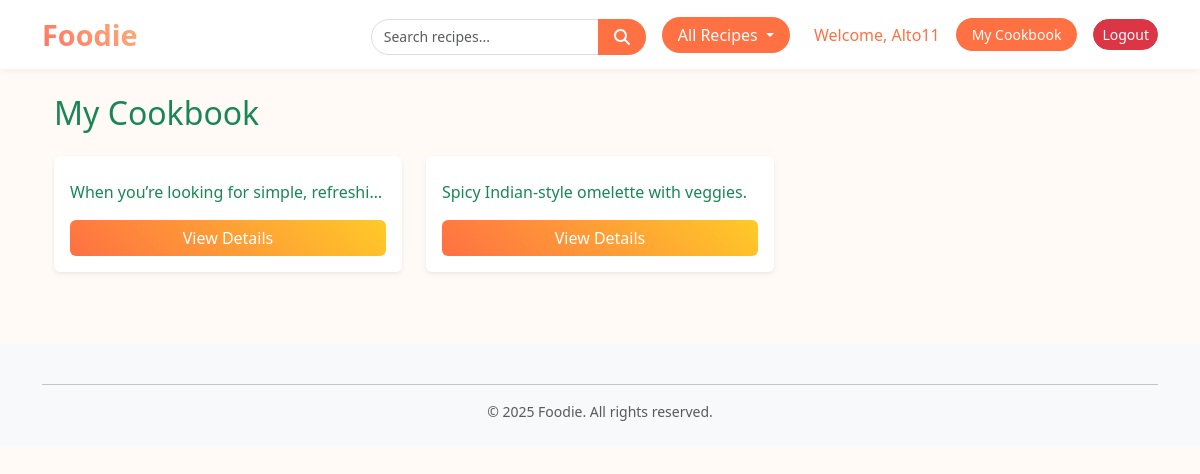
Page /recipes/my-favorites/ (signed in) on the committed database.
### recipes/models.py (models this page shows, shortened)
class Recipe(models.Model):
    name = models.CharField(max_length=100)
    description = models.TextField(null=True, blank=True)
    ingredients = models.TextField()
    directions = models.TextField()
    date_added = models.DateTimeField(auto_now_add=True, null=True, blank=True)
    category = models.ForeignKey(Category, on_delete=models.CASCADE)
    image = models.ImageField(
        upload_to='recipe_images/',  # path inside media folder
        null=True,                   # optional
         blank=True )
    user = models.ForeignKey(User, on_delete=models.CASCADE, related_name='recipes', null=True, default=1)
    favorited_by = models.ManyToManyField(
        User,
        related_name="favorite_recipes",
        blank=True
    )
    class Meta:
        ordering = ['date_added']

### recipes/views.py (the view)
# urls.py: path("my-favorites/", views.favorite_recipes, name="favorite_recipes"),
@login_required
def favorite_recipes(request):
    user = request.user
    favorites = user.favorite_recipes.all()
    context = {
        "recipes": favorites
    }
    return render(request, "recipes/favorites.html", context)

### recipes/forms.py
class SearchForm(forms.Form):
    query = forms.CharField(
        label='',
        widget=forms.TextInput(attrs={
            'placeholder': 'Search recipes',
            'class': 'form-control me-2'  # Bootstrap class for styling
        })
    )

### recipes/context_processors.py (called while the page is built)
def search_form(request):
    return {'search_form': SearchForm()}

### recipes/templates/recipes/favorites.html (shortened to what this page needs)
{% extends "base.html" %}
{% block content %}
<div class="container">
  <h2 class="text-success mb-4">My Cookbook</h2>
  {% if recipes.exists %}
  <div class="row">
    {% for recipe in recipes %}
    <div class="col-md-6 col-lg-4 mb-4">
      <div class="card shadow-sm border-0 h-100 d-flex flex-column">
        <div class="card-body d-flex flex-column">
          <p class="card-text text-success text-truncate">{{ recipe.description|truncatewords:20 }}</p>
          <div class="mt-auto">
            <a href="{% url 'recipes:recipe_detail' recipe.id %}" class="btn btn-gradient w-100">
              View Details
            </a>
          </div>
        </div>
      </div>
    </div>
    {% endfor %}
  </div>
  {% else %}
  <p class="text-muted">You have not added any recipes to your favorites (cookbook) yet.</p>
  {% endif %}
</div>
{% endblock %}

### templates/base.html (shortened to what this page needs)
{% load static %} {% load django_bootstrap5 %}
<!DOCTYPE html>
<html lang="en">
  <head>
    {% bootstrap_css %}
    <link
      href="https://cdnjs.cloudflare.com/ajax/libs/font-awesome/6.5.0/css/all.min.css"
      rel="stylesheet"
    />
  </head>
  <body>
    <header>
      <nav class="navbar navbar-expand-lg navbar-light fixed-top">
        <div class="container">
          <a class="navbar-brand" href="{% url 'foodie_app:index' %}">Foodie</a>
          <div class="collapse navbar-collapse" id="mainNav">
            <ul class="navbar-nav ms-auto">
              <li class="nav-item">
                <form
                  class="d-flex navbar-search ms-2"
                  action="{% url 'recipes:search_results' %}"
                  method="get"
                >
                  <div class="input-group">
                    <input
                      type="text"
                      name="query"
                      class="form-control form-control-sm search-input"
                      mt-3px
                      placeholder="Search recipes..."
                      value="{{ request.GET.query }}"
                    />
                    <button class="btn btn-foodie" type="submit">
                      <i class="fa fa-search"></i>
                    </button>
                  </div>
                </form>
              </li>
              <li class="nav-item dropdown">
                {% if user.is_authenticated %}
                <a
                  class="btn btn-foodie dropdown-toggle mx-2"
                  href="#"
                  id="recipesDropdown"
                  role="button"
                  data-bs-toggle="dropdown"
                  aria-expanded="false"
                >
                  All Recipes
                </a>
                {% endif %}
              </li>
              {% if user.is_authenticated %}
              <li class="nav-item d-flex align-items-center">
                <span class="navbar-text">
                  Welcome,
                  <a href="{% url 'accounts:edit_user_profile' %}"
                    >{{ user.username }}</a
                  >
                </span>
              </li>
              <li class="nav-item">
                <a
                  class="btn btn-foodie btn-sm mx-2"
                  href="{% url 'recipes:favorite_recipes' %}"
                  >My Cookbook</a
                >
              </li>
              <li class="nav-item d-flex align-items-center">
                <form
                  method="post"
                  action="{% url 'accounts:logout' %}"
                  class="d-inline"
                >
                  <button type="submit" class="btn btn-danger btn-sm">
                    Logout
                  </button>
                </form>
              </li>
              {% endif %}
            </ul>
          </div>
        </div>
      </nav>
    </header>
    <main class="container mt-4">
      {% block content %} {% endblock content %}
    </main>
    <footer class="bg-light mt-5">
  <div class="container py-4 text-center">
    <hr class="mb-3">
    <p class="mb-0 small text-muted">&copy; 2025 Foodie. All rights reserved.</p>
  </div>
</footer>
  </body>
</html>

### templates/base.html (style rules this page uses)
body { padding-top: 70px; background-color: #fffaf5; font-family: "Segoe UI", sans-serif; }
footer p { margin: 0; }
.navbar { background-color: #ffffff !important; box-shadow: 0 2px 6px rgba(0, 0, 0, 0.05); }
.navbar-brand { font-weight: bold; font-size: 1.8rem; background: linear-gradient(45deg, #ff6f61, #feb47b); -webkit-background-clip: text; -webkit-text-fill-color: transparent; }
.navbar-nav { display: flex; align-items: center; gap: 0.5rem; }
.btn-foodie { background-color: #ff7043; color: white !important; border: none; border-radius: 20px; padding: 6px 16px; transition: background-color 0.3s ease; }
.btn-danger { border-radius: 20px; }
.navbar-text { font-weight: 500; color: #ff7043; }
.navbar-text a { color: #ff7043; text-decoration: none; }
.search-input { border-radius: 20px; border: 1px solid #ddd; padding: 6px 12px; outline: none; transition: border-color 0.3s ease, box-shadow 0.3s ease; }
.navbar-search { margin-top: 4px; }

### recipes/templates/recipes/favorites.html (style rules this page uses)
.btn-gradient { background: linear-gradient(45deg, #FF7043, #FFCA28); color: white; border: none; transition: transform 0.2s, box-shadow 0.2s; }

### rows in the picture
Recipe: description "When you’re looking for simple, refreshi…"
Recipe: description "Spicy Indian-style omelette with veggies."

### other values in the picture
{{ user.username }} "Alto11"
